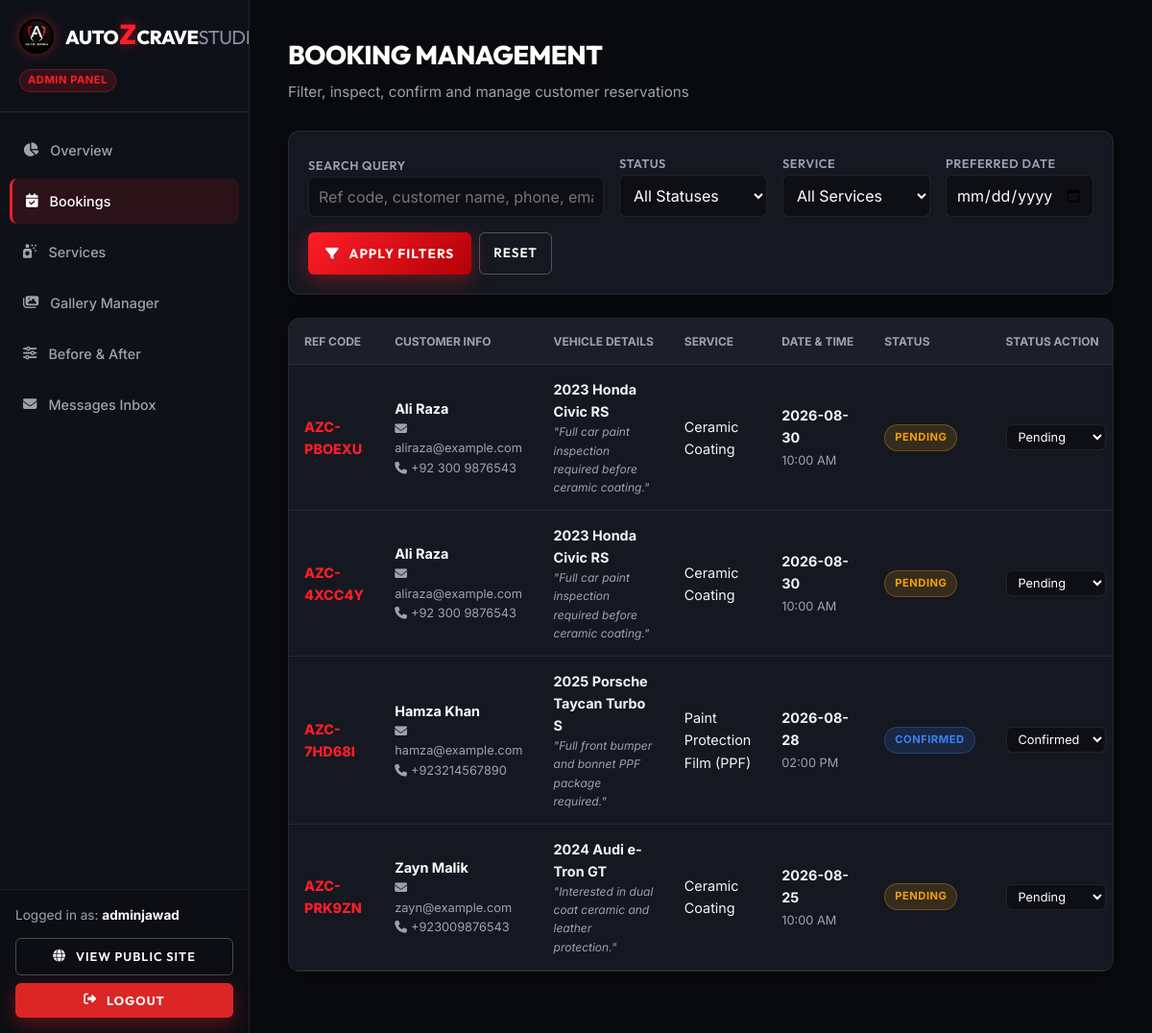
The page /admin/bookings (signed in) on the database as committed earlier.
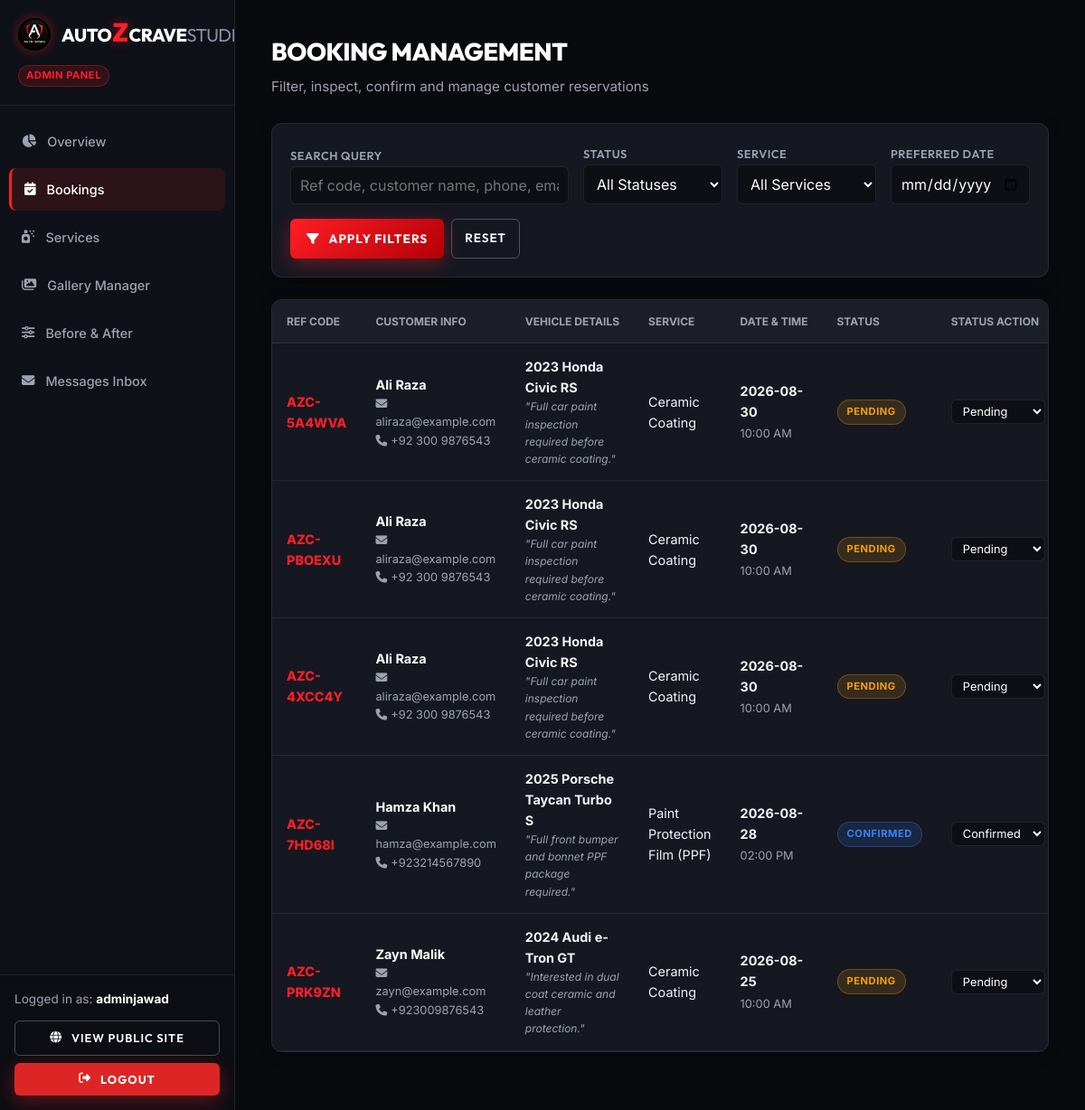
The same page on the database as committed later.
### models/user.py (models this page shows, shortened)
class User(UserMixin, db.Model):
    __tablename__ = 'users'
    id = db.Column(db.Integer, primary_key=True)
    name = db.Column(db.String(100), nullable=False)
    email = db.Column(db.String(120), unique=True, nullable=False, index=True)
    password_hash = db.Column(db.String(256), nullable=False)
    role = db.Column(db.String(20), nullable=False, default='customer')  # 'admin' or 'customer'
    created_at = db.Column(db.DateTime, default=datetime.utcnow)
    def is_admin(self):
        return self.role == 'admin'

### models/booking.py (models this page shows, shortened)
class Booking(db.Model):
    __tablename__ = 'bookings'
    id = db.Column(db.Integer, primary_key=True)
    reference_code = db.Column(db.String(20), unique=True, nullable=False, default=generate_booking_ref, index=True)
    customer_name = db.Column(db.String(100), nullable=False)
    customer_email = db.Column(db.String(120), nullable=False)
    customer_phone = db.Column(db.String(30), nullable=False)
    vehicle_make = db.Column(db.String(50), nullable=False)
    vehicle_model = db.Column(db.String(50), nullable=False)
    vehicle_year = db.Column(db.String(10), nullable=False)
    service_id = db.Column(db.Integer, db.ForeignKey('services.id'), nullable=False)
    preferred_date = db.Column(db.String(20), nullable=False)
    preferred_time = db.Column(db.String(20), nullable=False)
    additional_notes = db.Column(db.Text, nullable=True)
    status = db.Column(db.String(20), default='Pending', nullable=False)  # Pending, Confirmed, Completed, Cancelled
    created_at = db.Column(db.DateTime, default=datetime.utcnow)

### models/service.py (models this page shows, shortened)
class Service(db.Model):
    __tablename__ = 'services'
    id = db.Column(db.Integer, primary_key=True)
    name = db.Column(db.String(100), nullable=False)
    description = db.Column(db.Text, nullable=False)
    price = db.Column(db.String(50), nullable=True)  # e.g., "PKR 45,000" or "Starting PKR 30,000"
    duration = db.Column(db.String(50), nullable=True)  # e.g., "1 - 2 Days"
    image = db.Column(db.String(255), nullable=True)
    is_active = db.Column(db.Boolean, default=True, nullable=False)
    created_at = db.Column(db.DateTime, default=datetime.utcnow)
    bookings = db.relationship('Booking', backref='service', lazy=True, cascade='all, delete-orphan')

### routes/admin.py (the view, shortened to what this page needs)
@admin_bp.route('/bookings')
@admin_required
def bookings():
    search_query = request.args.get('q', '').strip()
    status_filter = request.args.get('status', '').strip()
    service_filter = request.args.get('service_id', type=int)
    date_filter = request.args.get('date', '').strip()
    query = Booking.query
    if status_filter:
        query = query.filter_by(status=status_filter)
    if service_filter:
        query = query.filter_by(service_id=service_filter)
    if date_filter:
        query = query.filter_by(preferred_date=date_filter)
    bookings_list = query.order_by(Booking.created_at.desc()).all()
    services_list = Service.query.all()
    return render_template('admin/bookings.html',
                           bookings=bookings_list,
                           services=services_list,
                           search_query=search_query,
                           status_filter=status_filter,
                           service_filter=service_filter,
                           date_filter=date_filter)

### routes/admin.py (called while the page is built)
def admin_required(f):
    @wraps(f)
    @login_required
    def decorated_function(*args, **kwargs):
        if not current_user.is_admin():
            flash('Admin authorization required.', 'error')
            return redirect(url_for('auth.login'))
        return f(*args, **kwargs)
    return decorated_function

### templates/admin/bookings.html (shortened to what this page needs)
{% extends "admin/base_admin.html" %}
{% block content %}
<div class="admin-header">
    <div>
        <h1 class="admin-page-title">BOOKING MANAGEMENT</h1>
        <p style="color: var(--admin-muted); font-size: 0.95rem;">Filter, inspect, confirm and manage customer reservations</p>
    </div>
</div>
<div class="admin-card-box" style="padding: 20px;">
    <form action="{{ url_for('admin.bookings') }}" method="GET" style="display: flex; gap: 16px; flex-wrap: wrap; align-items: flex-end;">
        <div style="flex: 2; min-width: 200px;">
            <label class="form-label" style="font-size: 0.8rem;">Search Query</label>
            <input type="text" name="q" value="{{ search_query }}" placeholder="Ref code, customer name, phone, email, vehicle..." class="form-control" style="padding: 10px;">
        </div>
        <div style="flex: 1; min-width: 140px;">
            <label class="form-label" style="font-size: 0.8rem;">Status</label>
            <select name="status" class="form-select" style="padding: 10px;">
                <option value="">All Statuses</option>
            </select>
        </div>
        <div style="flex: 1; min-width: 140px;">
            <label class="form-label" style="font-size: 0.8rem;">Service</label>
            <select name="service_id" class="form-select" style="padding: 10px;">
                <option value="">All Services</option>
            </select>
        </div>
        <div style="flex: 1; min-width: 140px;">
            <label class="form-label" style="font-size: 0.8rem;">Preferred Date</label>
            <input type="date" name="date" value="{{ date_filter }}" class="form-control" style="padding: 10px;">
        </div>
        <div style="display: flex; gap: 8px;">
            <button type="submit" class="btn-primary" style="padding: 10px 18px; font-size: 0.85rem;">
                <i class="fa-solid fa-filter"></i> Apply Filters
            </button>
            <a href="{{ url_for('admin.bookings') }}" class="btn-outline" style="padding: 10px 14px; font-size: 0.85rem;">
                Reset
            </a>
        </div>
    </form>
</div>
<div class="admin-table-container">
    <table class="admin-table">
        <thead>
            <tr>
                <th>REF CODE</th>
                <th>CUSTOMER INFO</th>
                <th>VEHICLE DETAILS</th>
                <th>SERVICE</th>
                <th>DATE & TIME</th>
                <th>STATUS</th>
                <th>STATUS ACTION</th>
            </tr>
        </thead>
        <tbody>
            {% for b in bookings %}
            <tr>
                <td style="font-weight: 800; color: var(--admin-red);">{{ b.reference_code }}</td>
                <td>
                    <strong style="color:#fff; display:block;">{{ b.customer_name }}</strong>
                    <div style="font-size: 0.8rem; color: var(--admin-muted);">
                        <i class="fa-solid fa-envelope" style="margin-right: 4px;"></i>{{ b.customer_email }}<br>
                        <i class="fa-solid fa-phone" style="margin-right: 4px;"></i>{{ b.customer_phone }}
                    </div>
                </td>
                <td>
                    <strong>{{ b.vehicle_year }} {{ b.vehicle_make }} {{ b.vehicle_model }}</strong>
                    {% if b.additional_notes %}
                    <div style="font-size: 0.75rem; color: var(--admin-muted); max-width: 200px; font-style: italic;">
                        "{{ b.additional_notes }}"
                    </div>
                    {% endif %}
                </td>
                <td>{{ b.service.name }}</td>
                <td>
                    <strong style="display:block;">{{ b.preferred_date }}</strong>
                    <span style="font-size: 0.8rem; color: var(--admin-muted);">{{ b.preferred_time }}</span>
                </td>
                <td>
                    <span class="badge badge-{{ b.status.lower() }}">{{ b.status }}</span>
                </td>
                <td>
                    <form action="{{ url_for('admin.update_booking_status', booking_id=b.id) }}" method="POST" style="display: flex; gap: 4px; flex-wrap: wrap;">
                        <select name="status" class="form-select" style="padding: 4px 8px; font-size: 0.8rem; width: auto;" onchange="this.form.submit()">
                            <option value="Pending" {% if b.status == 'Pending' %}selected{% endif %}>Pending</option>
                            <option value="Confirmed" {% if b.status == 'Confirmed' %}selected{% endif %}>Confirmed</option>
                        </select>
                    </form>
                </td>
            </tr>
            {% else %}
            <tr>
                <td colspan="8" style="text-align: center; color: var(--admin-muted); padding: 40px;">No bookings match the filter criteria.</td>
            </tr>
            {% endfor %}
        </tbody>
    </table>
</div>
{% endblock %}

### templates/admin/base_admin.html (shortened to what this page needs)
<!DOCTYPE html>
<html lang="en">
<head>
    <link rel="stylesheet" href="https://cdnjs.cloudflare.com/ajax/libs/font-awesome/6.4.0/css/all.min.css">
    <link rel="stylesheet" href="{{ url_for('static', filename='css/style.css') }}">
    <link rel="stylesheet" href="{{ url_for('static', filename='css/admin.css') }}">
</head>
<body class="admin-body">
    <aside class="admin-sidebar" id="adminSidebar">
        <div class="admin-sidebar-header">
            <a href="{{ url_for('admin.dashboard') }}" class="brand-logo" style="font-size: 1.25rem;">
                <img src="{{ url_for('static', filename='images/logo.jpg') }}" alt="AutozCraveStudio Logo" class="brand-logo-img" style="height: 36px;">
                <span>Auto<span class="z-red">Z</span>Crave<span class="studio-gray">Studio</span></span>
            </a>
            <span style="display:inline-block; font-size:0.7rem; color:var(--red-z); background:rgba(255,30,39,0.15); border:1px solid rgba(255,30,39,0.3); padding:2px 8px; border-radius:50px; font-weight:700; margin-top:8px; letter-spacing:0.5px;">ADMIN PANEL</span>
        </div>
        <nav class="admin-nav">
            <a href="{{ url_for('admin.dashboard') }}" class="admin-nav-item {% if request.endpoint == 'admin.dashboard' %}active{% endif %}">
                <i class="fa-solid fa-chart-pie"></i> Overview
            </a>
            <a href="{{ url_for('admin.bookings') }}" class="admin-nav-item {% if request.endpoint == 'admin.bookings' %}active{% endif %}">
                <i class="fa-solid fa-calendar-check"></i> Bookings
            </a>
            <a href="{{ url_for('admin.services') }}" class="admin-nav-item {% if request.endpoint == 'admin.services' %}active{% endif %}">
                <i class="fa-solid fa-spray-can-sparkles"></i> Services
            </a>
            <a href="{{ url_for('admin.gallery') }}" class="admin-nav-item {% if request.endpoint == 'admin.gallery' %}active{% endif %}">
                <i class="fa-solid fa-images"></i> Gallery Manager
            </a>
            <a href="{{ url_for('admin.before_after') }}" class="admin-nav-item {% if request.endpoint == 'admin.before_after' %}active{% endif %}">
                <i class="fa-solid fa-sliders"></i> Before & After
            </a>
            <a href="{{ url_for('admin.messages') }}" class="admin-nav-item {% if request.endpoint == 'admin.messages' %}active{% endif %}">
                <i class="fa-solid fa-envelope"></i> Messages Inbox
            </a>
        </nav>
        <div class="admin-sidebar-footer">
            <div style="font-size: 0.85rem; color: var(--admin-muted); margin-bottom: 12px;">
                Logged in as: <strong style="color:#fff;">{{ current_user.name }}</strong>
            </div>
            <a href="{{ url_for('main.index') }}" class="btn-outline" target="_blank" style="width: 100%; padding: 8px 14px; font-size: 0.8rem; margin-bottom: 8px; text-align: center; justify-content: center;">
                <i class="fa-solid fa-globe"></i> View Public Site
            </a>
            <a href="{{ url_for('auth.logout') }}" class="btn-primary" style="width: 100%; padding: 8px 14px; font-size: 0.8rem; background: #dc2626; text-align: center; justify-content: center;">
                <i class="fa-solid fa-right-from-bracket"></i> Logout
            </a>
        </div>
    </aside>
    <main class="admin-main">
        {% block content %}{% endblock %}
    </main>
</body>
</html>

### static/css/style.css (style rules this page uses)
:root { --bg-dark: #0a0b0e; --bg-surface: #11131a; --bg-card: rgba(20, 24, 34, 0.75); --bg-card-hover: rgba(28, 33, 46, 0.85); --border-color: rgba(255, 255, 255, 0.08); --border-accent: rgba(255, 30, 39, 0.4); --text-main: #ffffff; --text-muted: #9aa1b2; --text-subtle: #6c758d; --red-z: #ff1e27; --red-glow: rgba(255, 30, 39, 0.45); --red-gradient: linear-gradient(135deg, #ff1e27 0%, #b30006 100%); --font-heading: 'Outfit', 'Montserrat', -apple-system, sans-serif; --font-body: 'Inter', -apple-system, sans-serif; --radius-sm: 6px; --radius-md: 12px; --radius-lg: 20px; --transition: all 0.3s cubic-bezier(0.16, 1, 0.3, 1); }
*, *::before, *::after { box-sizing: border-box; margin: 0; padding: 0; }
html { scroll-behavior: smooth; font-size: 16px; }
body { background-color: var(--bg-dark); color: var(--text-main); font-family: var(--font-body); line-height: 1.6; overflow-x: hidden; min-height: 100vh; display: flex; flex-direction: column; }
h1, h2, h3, h4, h5, h6 { font-family: var(--font-heading); font-weight: 700; letter-spacing: -0.02em; color: var(--text-main); }
a { color: inherit; text-decoration: none; transition: var(--transition); }
img { max-width: 100%; height: auto; display: block; }
.brand-logo { font-family: var(--font-heading); font-size: 1.6rem; font-weight: 800; letter-spacing: -0.5px; text-transform: uppercase; color: #ffffff; display: inline-flex; align-items: center; gap: 12px; margin-right: 40px; }
.brand-logo-img { height: 44px; width: auto; border-radius: 50%; box-shadow: 0 0 12px var(--red-glow); transition: transform 0.3s ease; }
.brand-logo .z-red { color: var(--red-z); text-shadow: 0 0 12px var(--red-glow); font-size: 1.8rem; line-height: 1; margin: 0 1px; }
.brand-logo .studio-gray { color: #8a91a4; font-weight: 400; }
.btn-primary { display: inline-flex; align-items: center; justify-content: center; gap: 10px; background: var(--red-gradient); color: #ffffff; font-family: var(--font-heading); font-weight: 700; text-transform: uppercase; letter-spacing: 1px; padding: 14px 32px; border-radius: var(--radius-sm); border: none; cursor: pointer; box-shadow: 0 6px 20px rgba(255, 30, 39, 0.35); transition: var(--transition); }
.btn-outline { display: inline-flex; align-items: center; justify-content: center; gap: 10px; background: transparent; color: #ffffff; font-family: var(--font-heading); font-weight: 600; text-transform: uppercase; letter-spacing: 1px; padding: 13px 30px; border-radius: var(--radius-sm); border: 1px solid rgba(255, 255, 255, 0.25); cursor: pointer; transition: var(--transition); }
.form-label { font-family: var(--font-heading); font-size: 0.9rem; font-weight: 600; text-transform: uppercase; letter-spacing: 0.5px; color: var(--text-muted); }
.form-control, .form-select { width: 100%; padding: 14px 18px; background: rgba(10, 11, 14, 0.6); border: 1px solid var(--border-color); border-radius: var(--radius-sm); color: var(--text-main); font-family: var(--font-body); font-size: 1rem; transition: var(--transition); }

Rows that differ between the two databases and show on the page:
added Booking: reference_code "AZC-5A4WVA", customer_name "Ali Raza", customer_email "aliraza@example.com", customer_phone "+92 300 9876543", vehicle_year "2023", vehicle_make "Honda", vehicle_model "Civic RS", additional_notes "Full car paint inspection required before ceramic coating.", service.name "Ceramic Coating", preferred_date "2026-08-30", preferred_time "10:00 AM", status "PENDING", status "Pending"
